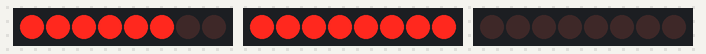
The sketch below on a simulated Arduino Uno, built with avr-gcc and run on an emulated ATmega328P. Parts: 3 × 8 shift-register outputs drawn as a row of LEDs (first output left, lit = HIGH). Wiring (inferred from the names in the program): 3 × shift register (74HC595): data pin 11, shift clock pin 12, latch pin 10 / data pin 8, shift clock pin 9, latch pin 7 / data pin 5, shift clock pin 6, latch pin 4. Wiring (inferred from the signals the program sends): 3 × row of LEDs: on Q0, Q1, Q2, Q3, Q4, Q5, Q6, Q7 / on Q0, Q1, Q2, Q3, Q4, Q5, Q6, Q7 / on Q0, Q1, Q2, Q3, Q4, Q5, Q6, Q7.

Above: at 0.3 s.
At 1.0 s:
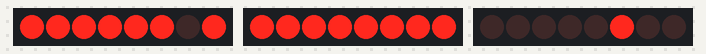
At 1.7 s:
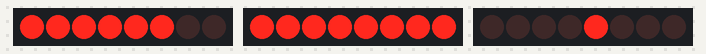
At 2.4 s:
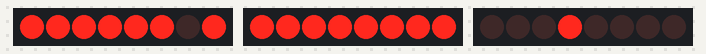
At 3.1 s:
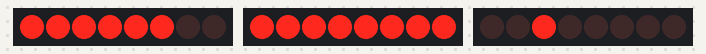
At 4.5 s:
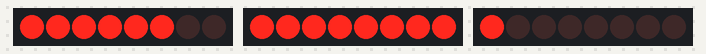
Timing chart, 0 to 5.5 s (numbered marks = the images above):
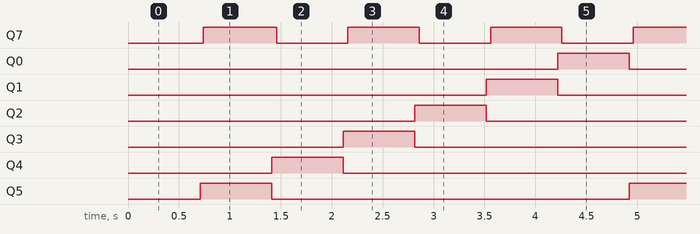

The sketch:

sketch_2_led_matrix.ino
```cpp
#define clockPin 12
#define dataPin 11
#define latchPin 10

#define clockPin2 9
#define dataPin2 8
#define latchPin2 7

#define clockLeds 6
#define dataLeds 5
#define latchLeds 4

#define MODO_TEMPERATURA 0
#define MODO_HORA 1


int i, a, b, c, d = 0;
int index_led = 0;
int modo = 0;
long t_c = 0;
int tempo = 700;
byte vect_aux[8] = {254, 253, 251, 247, 239, 223, 191, 127};

byte vetor_leds [] = {
  B00000100,
  B00001000,
  B00010000,
  B00100000,
  B01000000,
  B10000000
 };

//caracteres
const byte mapa[][8] = {
{
  //0
  B01111000,
  B10000100,
  B00000100,
  B10000100,
  B10000100,
  B10000100,
  B10000100,
  B01111000,
},
 //1
{
  B00010000,
  B00110000,
  B01010000,
  B10010000,
  B00010000,
  B00010000,
  B00010000,
  B11111100,
},

//2
{
  B11111000,
  B00000100,
  B00000100,
  B01111000,
  B10000000,
  B10000000,
  B10000000,
  B11111100,
},


//3
{
  B11111000,
  B00000100,
  B00000100,
  B11111000,
  B00000100,
  B00000100,
  B00000100,
  B11111000,
},

 //4
{
  B00000000,
  B00000000,
  B11111111,
  B00010000,
  B00010000,
  B00010000,
  B11110000,
  B00000000,
},
//5
{
  B00000000,
  B00000000,
  B10011111,
  B10010001,
  B10010001,
  B10010001,
  B11110001,
  B00000000,
},
//6
{
  B00000000,
  B00000000,
  B10001111,
  B10001001,
  B10001001,
  B10001001,
  B11011111,
  B00000000,

},
//7
{
  B00000000,
  B11111111,
  B10000000,
  B10000000,
  B10000000,
  B10000000,
  B00000000,
  B00000000,
},

//8
{
  B00000000,
  B00000000,
  B11111111,
  B10010001,
  B10010001,
  B10010001,
  B11111111,
  B00000000,
},
//9
{
  B00000000,
  B00000000,
  B11111111,
  B10010000,
  B10010000,
  B10010000,
  B11110000,
  B00000000,
},
//C  -> 10
{
  B01111100,
  B10000000,
  B10000000,
  B10000000,
  B10000000,
  B10000000,
  B10000000,
  B01111100,
},

//°   -> 11

{
  B00000110,
  B00001001,
  B00000110,
  B00000000,
  B00000000,
  B00000000,
  B00000000,
  B00000000,
},

};

void setup() {
  pinMode(dataPin, OUTPUT);
  pinMode(clockPin, OUTPUT);
  pinMode(latchPin, OUTPUT);

  pinMode(dataPin2, OUTPUT);
  pinMode(clockPin2, OUTPUT);
  pinMode(latchPin2, OUTPUT);

  pinMode(dataLeds, OUTPUT);
  pinMode(clockLeds, OUTPUT);
  pinMode(latchLeds, OUTPUT);
}


//Modo temperatura
void escrever_temperatura(int c1, int c2){
  int ord = LSBFIRST;
   for (int i = 0; i < 8; i++){
      //quarta matriz
        digitalWrite(latchPin, LOW);
        shiftOut(dataPin, clockPin, ord,   mapa[10][i]);  //unidade
        digitalWrite(latchPin, HIGH);


         //terceira matriz
        digitalWrite(latchPin, LOW);
        shiftOut(dataPin, clockPin, ord,   mapa[11][i]);  //unidade
        digitalWrite(latchPin, HIGH);

        //segunda matriz
        digitalWrite(latchPin, LOW);
        shiftOut(dataPin, clockPin, ord,   mapa[c2][i]);  //unidade
        digitalWrite(latchPin, HIGH);

         //primeira matriz
        digitalWrite(latchPin, LOW);
        shiftOut(dataPin, clockPin, ord,   mapa[c1][i]);  //unidade
        digitalWrite(latchPin, HIGH);


         digitalWrite(latchPin2, LOW);
         shiftOut(dataPin2, clockPin2, ord, vect_aux[i]);
        digitalWrite(latchPin2, HIGH);


          // take the latchPin low so the LEDs don't change while you're sending in bits:
        digitalWrite(latchPin2, LOW);
        //Send 1 1 1 1 1 1 1 1 (255) to Q7 Q6 Q5 Q4 Q3 Q2 Q1 Q0 of 2nd 74595
        shiftOut(dataPin2, clockPin2, ord, 255);
       // shift out the bits:
        digitalWrite(latchPin2, HIGH);

   }
}

//Modo hora
void escrever_hora(int c1, int c2, int c3, int c4){
    int ord1 = LSBFIRST;

    for (int i = 0; i < 8; i++){

        //quarta matriz
        digitalWrite(latchPin, LOW);
        shiftOut(dataPin, clockPin, ord1,   mapa[c4][i]);  //unidade
        digitalWrite(latchPin, HIGH);

        //terceira matriz
        digitalWrite(latchPin, LOW);
        shiftOut(dataPin, clockPin, ord1,   mapa[c3][i]);  //unidade
        digitalWrite(latchPin, HIGH);

        //Segunda matriz
        digitalWrite(latchPin, LOW);
        shiftOut(dataPin, clockPin, ord1,   mapa[c2][i]);  //unidade
        digitalWrite(latchPin, HIGH);

        //Primeira matriz matriz
        digitalWrite(latchPin, LOW);
       // shiftOut(dataPin, clockPin, ord,   mapa[c2][i]); //Dezena
        shiftOut(dataPin, clockPin, ord1,   mapa[c1][i]); //°C
        digitalWrite(latchPin, HIGH);


       digitalWrite(latchPin2, LOW);
       shiftOut(dataPin2, clockPin2, ord1, vect_aux[i]);
       digitalWrite(latchPin2, HIGH);


          // take the latchPin low so the LEDs don't change while you're sending in bits:
        digitalWrite(latchPin2, LOW);
        //Send 1 1 1 1 1 1 1 1 (255) to Q7 Q6 Q5 Q4 Q3 Q2 Q1 Q0 of 2nd 74595
        shiftOut(dataPin2, clockPin2, ord1, 255);
       // shift out the bits:
        digitalWrite(latchPin2, HIGH);
    }
}


//Modo hora
void escrever_nivel(int c1){
    int ord1 = LSBFIRST;
    //quarta matriz
    digitalWrite(latchLeds, LOW);
    shiftOut(dataLeds, clockLeds, ord1,   vetor_leds[c1]);  //unidade
    digitalWrite(latchLeds, HIGH);
}


void loop() {

  long t = millis();

  if(t - t_c < 0){
    t_c = 0;
  }

  if(t - t_c >= tempo){
     t_c = t;
     if(modo == 1){
        modo = 0;
      }else{
        modo = 1;
      }

      escrever_nivel(index_led);

      index_led = index_led+1;

      if(index_led > 5){
        index_led = 0;
      }
  }

  if(modo == 0){
    escrever_temperatura(2, 3);
    Serial.println("Modo 0");
  }else{
    escrever_hora(2, 2, 4, 5);
    Serial.println("Modo 1");
  }


}
```

Measured:
- by itself, Q7: alternates HIGH for 0.70 s and LOW for 0.70 s
- by itself, Q0–5: alternates HIGH for 0.70 s and LOW for 3.5 s
